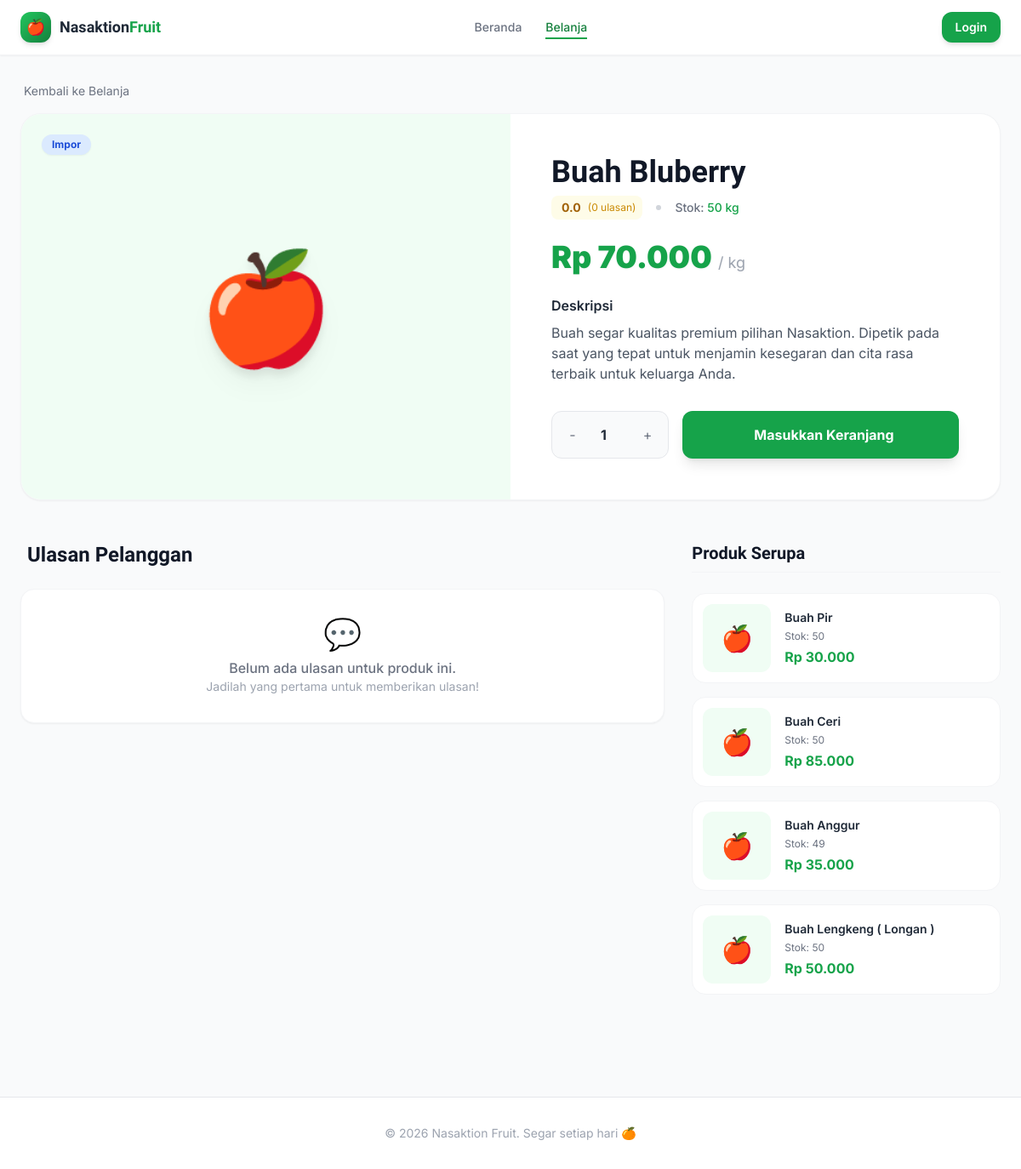
/customer/shop/product/9, run on the app's committed database.
### tables this page shows
CREATE TABLE `products` (
  `id` int unsigned NOT NULL AUTO_INCREMENT,
  `category_id` int unsigned NOT NULL,
  `nama_buah` varchar(100) NOT NULL,
  `jenis` enum('Impor','Ekspor','Lokal') NOT NULL DEFAULT 'Lokal',
  `foto` varchar(255) DEFAULT NULL,
  `deskripsi` text,
  `harga_beli` decimal(15,2) NOT NULL DEFAULT '0.00',
  `harga_jual` decimal(15,2) NOT NULL DEFAULT '0.00',
  `stok` int NOT NULL DEFAULT '0',
  `satuan` varchar(20) NOT NULL DEFAULT 'kg',
  `is_active` tinyint(1) NOT NULL DEFAULT '1',
  `created_at` timestamp NULL DEFAULT CURRENT_TIMESTAMP,
  `updated_at` timestamp NULL DEFAULT CURRENT_TIMESTAMP ON UPDATE CURRENT_TIMESTAMP,
  PRIMARY KEY (`id`),
  KEY `idx_category` (`category_id`),
  KEY `idx_jenis` (`jenis`),
  KEY `idx_active` (`is_active`),
  CONSTRAINT `fk_products_category` FOREIGN KEY (`category_id`) REFERENCES `categories` (`id`) ON UPDATE CASCADE
);

### application/controllers/customer/Shop.php (called while the page is built, shortened)
<?php
class Shop extends CI_Controller {
    public function __construct() {
        $this->load->model('Product_model');
        $this->load->model('Category_model');
        $this->load->model('Feedback_model');
    }
    public function product($id) {
        $data['product'] = $this->Product_model->get_by_id($id);
        $data['title'] = $data['product']->nama_buah;
        $data['related'] = $this->Product_model->get_related($data['product']->category_id, $id, 4);
        $data['reviews'] = $this->Feedback_model->get_by_product($id);
        $data['avg_rating'] = $this->Feedback_model->get_product_avg_rating($id);
        $this->load->view('customer/shop/product', $data);
    }
}

### index.php (called while the page is built, shortened)
<?php
require_once BASEPATH.'core/CodeIgniter.php';

### application/models/Product_model.php (called while the page is built, shortened)
<?php
class Product_model extends CI_Model {
    public function get_by_id($id) {
        $this->db->select('p.*, c.nama_kategori');
        $this->db->from('products p');
        $this->db->join('categories c', 'c.id = p.category_id', 'left');
        $this->db->where('p.id', $id);
        return $this->db->get()->row();
    }
    public function get_related($category_id, $exclude_id, $limit = 4) {
        $this->db->select('p.*, c.nama_kategori');
        $this->db->from('products p');
        $this->db->join('categories c', 'c.id = p.category_id', 'left');
        $this->db->where('p.category_id', $category_id);
        $this->db->where('p.id !=', $exclude_id);
        $this->db->where('p.is_active', 1);
        $this->db->where('p.stok >', 0);
        $this->db->order_by('RAND()');
        $this->db->limit($limit);
        return $this->db->get()->result();
    }
}

### application/views/customer/shop/product.php (the view, shortened to what this page needs)
<?= $this->load->view('customer/layout/header', ['title'=> $title], TRUE) ?>
<div class="mb-4">
    <a href="<?= site_url('customer/shop') ?>" class="text-sm text-gray-500 hover:text-primary-600 inline-flex items-center gap-1">
        <span class="iconify" data-icon="lucide:arrow-left"></span> Kembali ke Belanja
    </a>
</div>
<div class="bg-white rounded-3xl border border-gray-100 shadow-sm overflow-hidden mb-12">
    <div class="grid grid-cols-1 md:grid-cols-2">
        <div class="bg-primary-50 min-h-[300px] md:min-h-full flex items-center justify-center p-8 relative">
            <?php if($product->foto): ?>
            <img src="<?= base_url('uploads/products/'.$product->foto) ?>" alt="<?= $product->nama_buah ?>" class="max-w-full max-h-[400px] object-contain drop-shadow-2xl hover:scale-105 transition-transform duration-500">
            <?php else: ?>
            <span class="text-9xl drop-shadow-xl">🍎</span>
            <?php endif; ?>
            <div class="absolute top-6 left-6 flex flex-col gap-2">
                <span class="text-xs font-bold px-3 py-1 rounded-full shadow-sm <?= $product->jenis=='Impor' ? 'bg-blue-100 text-blue-700' : ($product->jenis=='Ekspor' ? 'bg-purple-100 text-purple-700' : 'bg-green-100 text-green-700') ?>">
                    <?= $product->jenis ?>
                </span>
            </div>
        </div>
        <div class="p-8 md:p-12 flex flex-col justify-center">
            <h1 class="font-display font-black text-3xl md:text-4xl text-gray-900 mb-2"><?= $product->nama_buah ?></h1>
            <div class="flex items-center gap-4 mb-6">
                <div class="flex items-center gap-1 bg-yellow-50 px-2 py-1 rounded-lg">
                    <span class="text-sm font-bold text-yellow-700"><?= number_format($avg_rating ?? 0, 1) ?></span>
                    <span class="text-xs text-yellow-600 ml-1">(<?= count($reviews) ?> ulasan)</span>
                </div>
                <div class="w-1.5 h-1.5 rounded-full bg-gray-300"></div>
                <p class="text-sm text-gray-500 font-medium">Stok: <span class="<?= $product->stok>0 ? 'text-green-600':'text-red-500' ?>"><?= $product->stok ?> <?= $product->satuan ?? 'kg' ?></span></p>
            </div>
            <p class="text-4xl font-black text-primary-600 mb-6 drop-shadow-sm">Rp <?= number_format($product->harga_jual,0,',','.') ?> <span class="text-lg text-gray-400 font-normal">/ <?= $product->satuan ?? 'kg' ?></span></p>
            <div class="prose prose-sm text-gray-600 mb-8 max-w-none">
                <h4 class="text-gray-800 font-semibold mb-2">Deskripsi</h4>
                <p><?= nl2br($product->deskripsi ?? 'Buah segar kualitas premium pilihan Nasaktion. Dipetik pada saat yang tepat untuk menjamin kesegaran dan cita rasa terbaik untuk keluarga Anda.') ?></p>
            </div>
            <div class="mt-auto">
                <?php if($product->stok > 0): ?>
                <div class="flex items-center gap-4">
                    <div class="flex items-center bg-gray-50 border border-gray-200 rounded-xl p-1 h-14">
                        <button type="button" onclick="updateQty(-1)" class="w-10 h-10 flex items-center justify-center rounded-lg hover:bg-white hover:shadow-sm text-gray-500 transition-all">-</button>
                        <input type="number" id="qtyInput" value="1" min="1" max="<?= $product->stok ?>" class="w-12 text-center bg-transparent border-none font-bold text-gray-800 focus:ring-0 appearance-none" readonly>
                        <button type="button" onclick="updateQty(1)" class="w-10 h-10 flex items-center justify-center rounded-lg hover:bg-white hover:shadow-sm text-gray-500 transition-all">+</button>
                    </div>
                    <button type="button" onclick="addToCartDetail(<?= $product->id ?>, this)" class="flex-1 h-14 bg-primary-600 hover:bg-primary-700 text-white rounded-xl font-bold flex items-center justify-center gap-2 transition-all shadow-lg hover:shadow-primary-300 active:scale-[0.98]">
                        <span class="iconify text-xl" data-icon="lucide:shopping-cart"></span> Masukkan Keranjang
                    </button>
                </div>
                <?php else: ?>
                <div class="h-14 bg-gray-100 rounded-xl flex items-center justify-center text-gray-500 font-bold border border-gray-200 cursor-not-allowed">
                    Mohon Maaf, Stok Sedang Habis
                </div>
                <?php endif; ?>
            </div>
        </div>
    </div>
</div>
<div class="grid grid-cols-1 lg:grid-cols-3 gap-8 mb-12">
    <div class="lg:col-span-2">
        <h3 class="font-display font-bold text-2xl text-gray-900 mb-6 flex items-center gap-2">
            <span class="iconify text-yellow-500" data-icon="lucide:message-square"></span> Ulasan Pelanggan
        </h3>
        <?php if(!empty($reviews)): ?>
        <div class="space-y-4">
            <?php foreach($reviews as $r): ?>
            <div class="bg-white p-5 rounded-2xl border border-gray-100 shadow-sm">
                <div class="flex items-center justify-between mb-3">
                    <div class="flex items-center gap-3">
                        <div class="w-10 h-10 bg-primary-100 rounded-full flex items-center justify-center text-primary-700 font-bold">
                            <?= substr($r->nama ?? 'A', 0, 1) ?>
                        </div>
                        <div>
                            <p class="text-sm font-semibold text-gray-800"><?= $r->nama ?? 'Anonim' ?></p>
                            <p class="text-xs text-gray-400"><?= date('d M Y', strtotime($r->created_at)) ?></p>
                        </div>
                    </div>
                    <div class="flex gap-0.5">
                        <?php for($i=1; $i<=5; $i++): ?>
                        <span class="text-sm <?= $i <= $r->rating ? 'text-yellow-400' : 'text-gray-200' ?>">★</span>
                        <?php endfor; ?>
                    </div>
                </div>
                <p class="text-sm text-gray-600 leading-relaxed"><?= nl2br($r->isi_ulasan) ?></p>
                <?php if($r->balasan_admin): ?>
                <div class="mt-4 bg-gray-50 rounded-xl p-4 border-l-4 border-primary-500">
                    <p class="text-xs font-bold text-gray-700 mb-1">Balasan Admin:</p>
                    <p class="text-sm text-gray-600"><?= nl2br($r->balasan_admin) ?></p>
                </div>
                <?php endif; ?>
            </div>
            <?php endforeach; ?>
        </div>
        <?php else: ?>
        <div class="bg-white p-8 rounded-2xl border border-gray-100 text-center shadow-sm">
            <span class="text-4xl mb-2 block">💬</span>
            <p class="text-gray-500 font-medium">Belum ada ulasan untuk produk ini.</p>
            <p class="text-sm text-gray-400">Jadilah yang pertama untuk memberikan ulasan!</p>
        </div>
        <?php endif; ?>
    </div>
    <div>
        <h3 class="font-display font-bold text-xl text-gray-900 mb-6 pb-2 border-b border-gray-100">Produk Serupa</h3>
        <?php if(!empty($related)): ?>
        <div class="flex flex-col gap-4">
            <?php foreach($related as $rel): ?>
            <a href="<?= site_url('customer/shop/product/'.$rel->id) ?>" class="flex items-center gap-4 bg-white p-3 rounded-2xl border border-gray-100 hover:border-primary-200 hover:shadow-md transition-all group">
                <div class="w-20 h-20 bg-primary-50 rounded-xl flex items-center justify-center p-1 flex-shrink-0 overflow-hidden">
                    <?php if($rel->foto): ?>
                    <img src="<?= base_url('uploads/products/'.$rel->foto) ?>" class="w-full h-full object-cover group-hover:scale-110 transition-transform">
                    <?php else: ?>
                    <span class="text-3xl">🍎</span>
                    <?php endif; ?>
                </div>
                <div class="flex-1">
                    <h4 class="text-sm font-semibold text-gray-800 line-clamp-2 mb-1 group-hover:text-primary-600 transition-colors"><?= $rel->nama_buah ?></h4>
                    <p class="text-xs text-gray-500 mb-1">Stok: <?= $rel->stok ?></p>
                    <p class="font-bold text-primary-600">Rp <?= number_format($rel->harga_jual,0,',','.') ?></p>
                </div>
            </a>
            <?php endforeach; ?>
        </div>
        <?php else: ?>
        <p class="text-sm text-gray-500 italic bg-gray-50 p-4 rounded-xl text-center">Belum ada produk serupa.</p>
        <?php endif; ?>
    </div>
</div>
<?= $this->load->view('customer/layout/footer', [], TRUE) ?>

### application/views/customer/layout/header.php (style rules this page uses)
body { font-family: 'Inter', sans-serif; }
.font-display { font-family: 'Sora', sans-serif; }
html { overflow-y: scroll; }

### data on the page
products: jenis "Impor", nama_buah "Buah Bluberry", stok "50", satuan "kg", harga_jual "70.000", deskripsi "Buah segar kualitas premium pilihan Nasaktion. Dipetik pada saat yang tepat untuk menjamin kesegaran dan cita rasa terbaik untuk keluarga Anda."
products: nama_buah "Buah Pir", stok "50", harga_jual "30.000"
products: nama_buah "Buah Ceri", stok "50", harga_jual "85.000"
products: nama_buah "Buah Anggur", stok "49", harga_jual "35.000"
products: nama_buah "Buah Lengkeng ( Longan )", stok "50", harga_jual "50.000"

### other printed values
$avg_rating "0.0"
count($reviews) "0"
